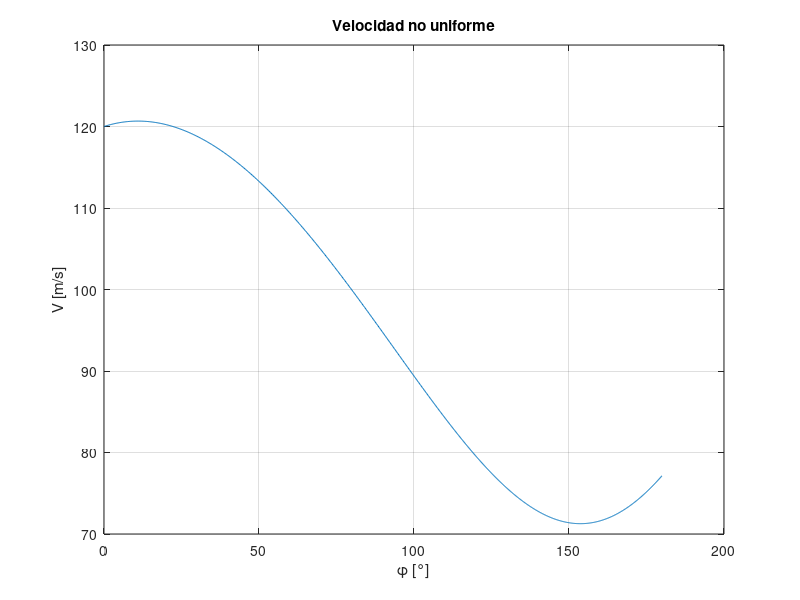
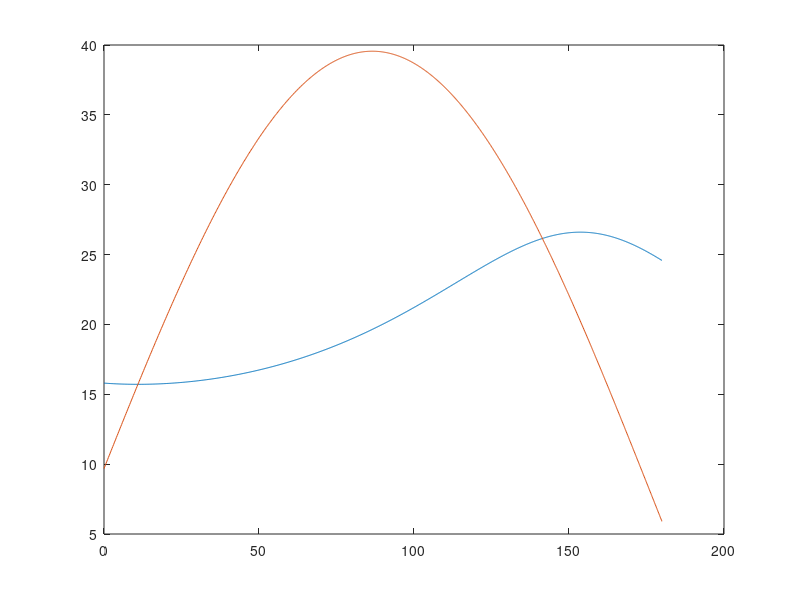

Write the MATLAB code that produced these figures, in order. (Note: this script raises an error after producing the figures.)
clear; clc; close all;

%% CÁLCULO DE LA VELOCIDAD ACELERADA PARA EL CASO DEL RIZO
%Definimos los parámetros del rizo y del avión:
R=450;
T_avion=15800;

W   = 32000;   
S   = 20.0;  
rho = 1.225;
g   = 9.81;     

CD0 = 0.025;
k   = 0.050;

%El cálculo se realizará mediante una EDO con la función "ode45", ya que
%tanto el drag como el ángulo dependen de la velocidad, que pasa a no ser
%constante a causa del déficit y exceso de empuje.

%Definimos las derivadas de la velocidad lineal y angular en función del
%tiempo, despejando en la ecuación del eje tangencial acelerado, siendo:
% y(1) = V
% y(2) = phi

odefun=@(t,y) [(T_avion - (0.5 * rho * y(1)^2* S*(CD0 + k * ...
    ((W/(0.5 * rho * y(1)^2*S)) * ((y(1)^2/(g*R)) + cos(y(2))))^2)) - ...
    W * sin(y(2)))*(g/W); y(1)/R];

%Definimos un espacio de tiempo lo suficientemente largo como para abarcar
%la trayectoria de 0 a pi:
% tspan=linspace(0,20,1000);

%Vemos para qué posición del vector de tiempo se da el final de la
%trayectoria, es decir, phi = 180. En este caso es para 
%t = 15.4354354354354 s, obtenido de otra iteración, así que cambiamos el 
% rango temporal:
tspan=linspace(0,15.4354354354354,1000);


%De condiciones iniciales del problema partimos de la velocidad V=120 m/s
%y el ángulo inicial de phi = 0:
y0 = [120; 0];

%Se calcula la velocidad y posición angular:
[t, y]=ode45(odefun,tspan,y0);
V_sol = y(:,1);
phi_sol = y(:,2);


phi_deg=rad2deg(phi_sol);

figure()
plot(phi_deg, V_sol)
xlabel('\phi [°]')
ylabel('V [m/s]')
title('Velocidad no uniforme')
grid on

%% VARIACIÓN DEL EMPUJE CON LA VELOCIDAD
%Si asumimos que el motor del avión tiene una potencia fija y empezó volando 
%a su velocidad máxima (V=120 m/s):
Potencia=120*T_avion;

%Si ahora tomamos que es un turbohélice de rendimiento = 1, su empuje 
%cambiará inversamente en función de la velocidad, tanto cuando frena, 
%como cuando acelera:
T_helice=Potencia./V_sol;

%El empuje requerido:
V1=120;

q1      = 0.5 * rho * V1^2; 
CL1 = (W/(q1*S)) * ((V1^2/(g*R)) + cos(phi_sol));
CD1 = CD0 + k * CL1.^2;
D1  = q1.* S.* CD1;
T1  = D1 + W * sin(phi_sol);

%Graficamos los empujes requerido, en función de la velocidad, y el del
%turbofán (empuje constante):
figure()
plot(phi_deg, T_helice./1000)
hold on
plot(phi_deg, T1./1000)
fplot(T_avion./1000,[0,180],'--')
hold off
xlabel('\phi [°]')
ylabel('T [kN]')
legend('T hélice','T requerido','T turbofán')
title('Empuje')
grid on

figure()
plot(V_sol,T_helice./1000)
xlabel('V [m/s]')
ylabel('T [kN]')
title('Gráfica T-V')
grid on
